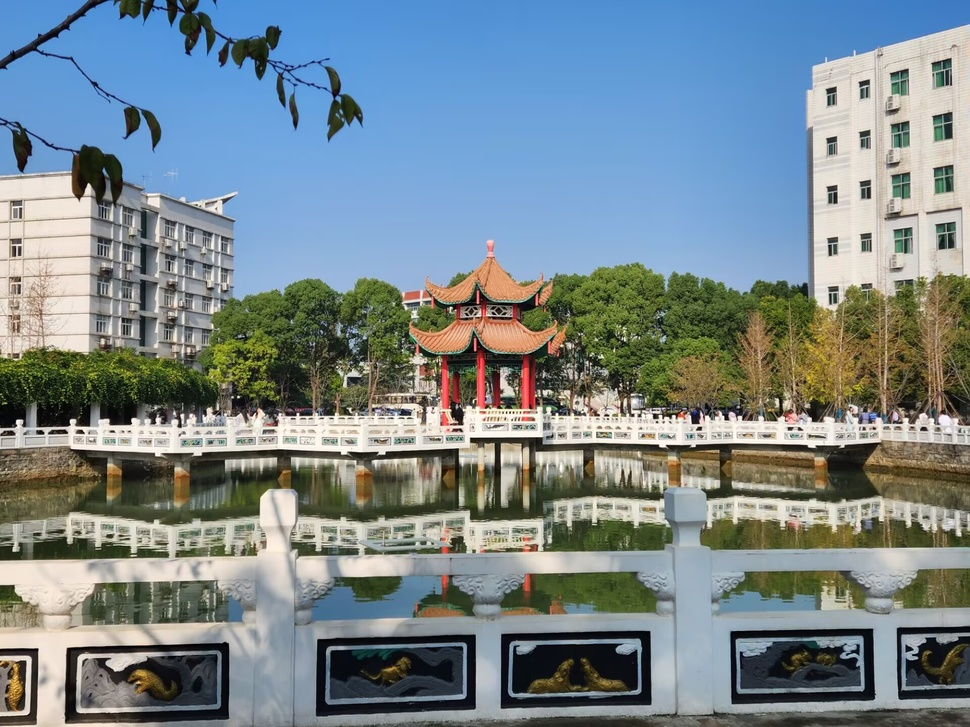
#> input picture Class/my.jpg, 970 x 727 px, shrunk from 1920 x 1440 before the run
$ python '3.3Otsu算子.py'
#> lines starting #> are read from the running program, lines starting #| are printed output that depends on the picture; after the words box and inside, x2 and y2 are one past the last pixel; in counts of white or black regions, pixels touching at a corner belong together
import cv2
import matplotlib.pyplot as plt

def otsu_thresholding(image_path):
    # 1. 读取图像并转换为灰度图
#> called with image_path = 'my.jpg'
    image = cv2.imread(image_path)
#> image is the input picture: shape (727, 970, 3); mean B, G, R 140.2, 134.8, 120.4
    gray = cv2.cvtColor(image, cv2.COLOR_BGR2GRAY)
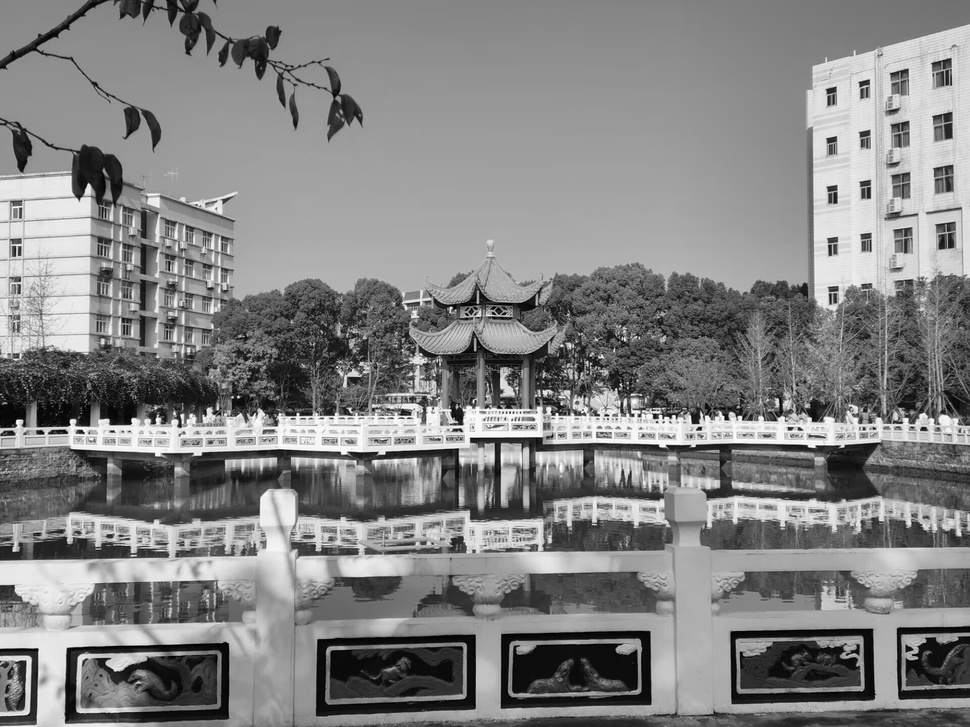
#> gray: shape (727, 970); min 0, max 255, mean 131.1

    # 2. 使用高斯滤波器降噪（可选，但推荐）
    blurred = cv2.GaussianBlur(gray, (5, 5), 0)

    # 3. 应用Otsu方法进行全局阈值分割
    _, otsu_thresh = cv2.threshold(blurred, 0, 255, cv2.THRESH_BINARY + cv2.THRESH_OTSU)
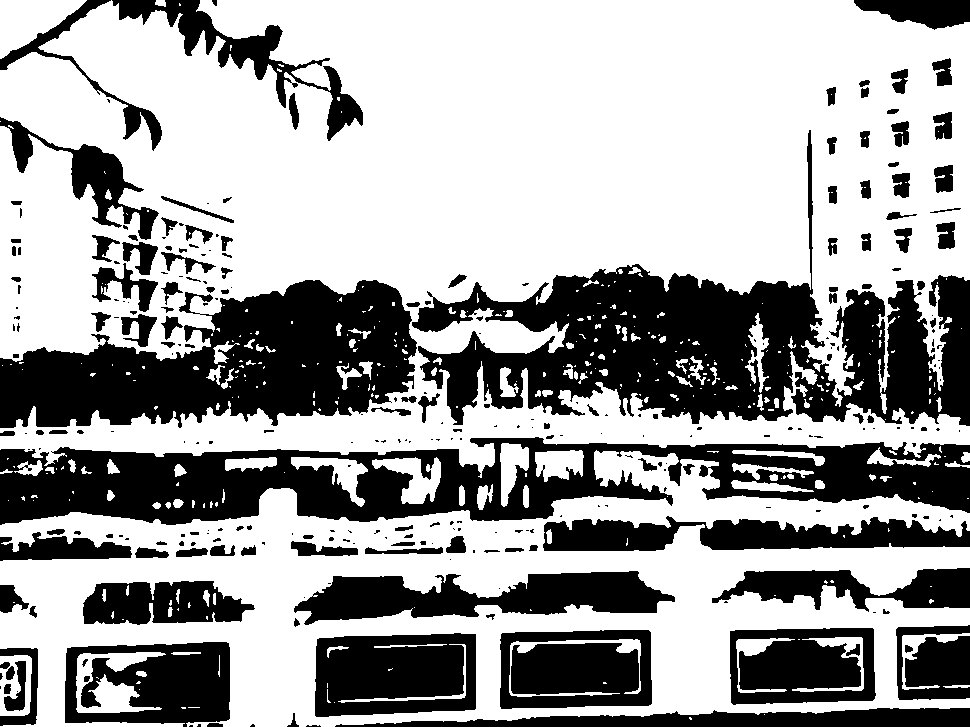
#> otsu_thresh: shape (727, 970); 63.3% white; 290 black regions (146 under 20 px), largest, box (x1, y1, x2, y2) and area: (412, 130, 970, 426) 55526, (0, 437, 970, 525) 45715, (0, 280, 417, 428) 37408

    # 4. 显示原图像、灰度图像和分割结果
    plt.figure(figsize=(12, 6))
    plt.subplot(1, 3, 1), plt.title("Original Image"), plt.imshow(cv2.cvtColor(image, cv2.COLOR_BGR2RGB))
    plt.subplot(1, 3, 2), plt.title("Grayscale Image"), plt.imshow(gray, cmap='gray')
    plt.subplot(1, 3, 3), plt.title("Otsu Thresholding"), plt.imshow(otsu_thresh, cmap='gray')
    plt.show()
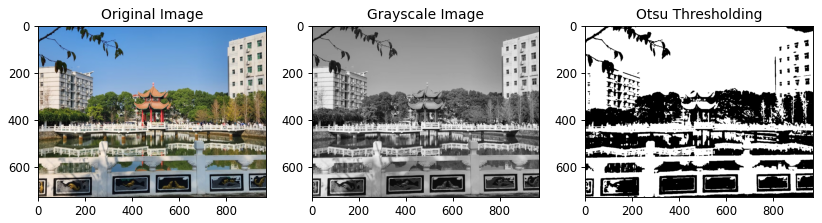
#> figure drawn by matplotlib, 3 panels

    return otsu_thresh

# 使用示例
otsu_image = otsu_thresholding("my.jpg")

$ run again, with Class/face.jpg copied over Class/my.jpg
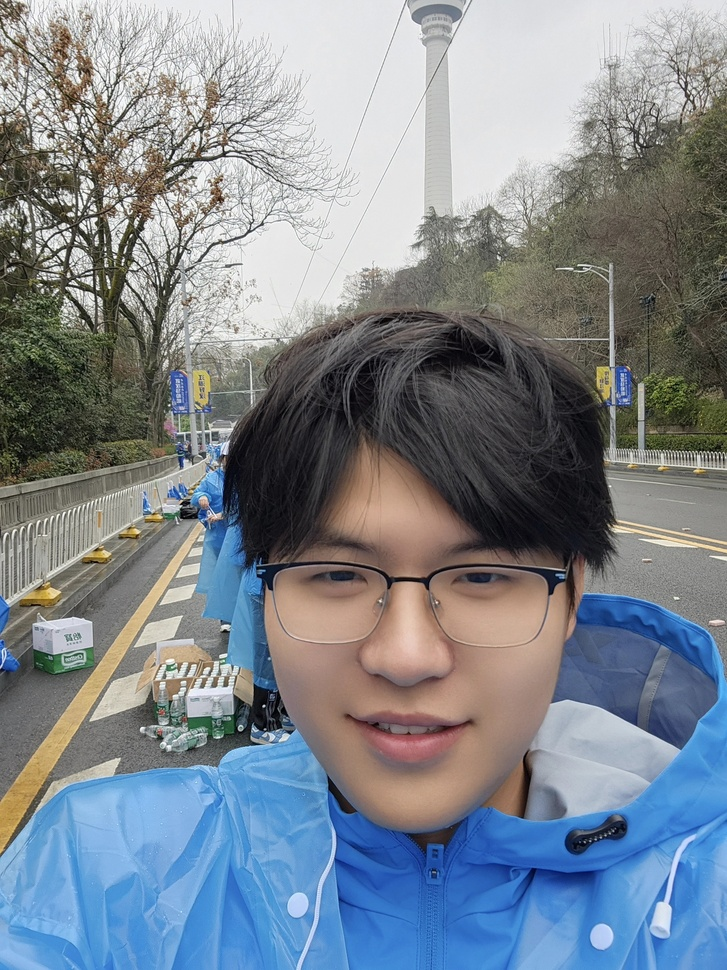
#> input picture Class/face.jpg, 727 x 970 px, shrunk from 2208 x 2944 before the run
#> in otsu_thresholding, image is the input picture: shape (970, 727, 3); mean B, G, R 143.4, 134.5, 125.8
#> in otsu_thresholding, `_, otsu_thresh = cv2.threshold(blurred, 0, 255, cv2.THRESH_BINARY + cv..`:
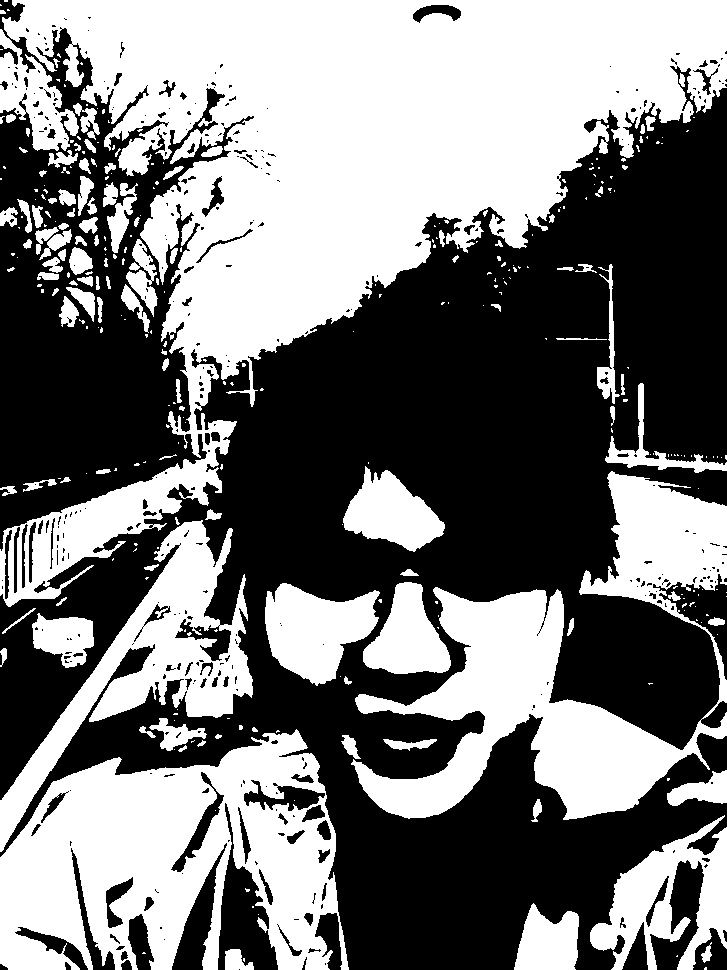
#> otsu_thresh: shape (970, 727); 47.2% white; 318 white regions (204 under 20 px), largest, box (x1, y1, x2, y2) and area: (0, 0, 727, 607) 161281, (0, 729, 349, 970) 51740, (351, 471, 727, 820) 45735
#> in otsu_thresholding, `plt.show()`:
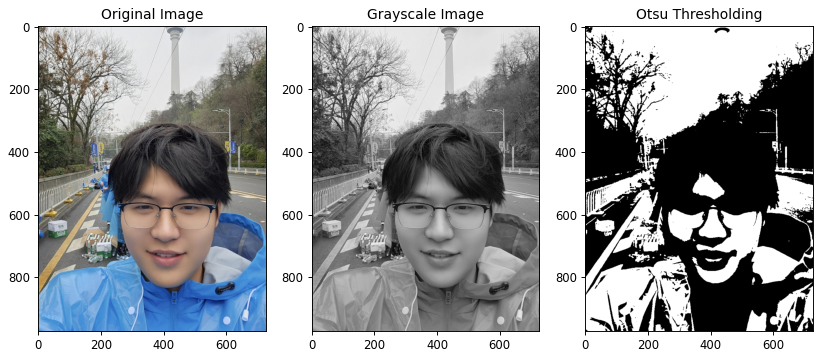
#> figure drawn by matplotlib, 3 panels
